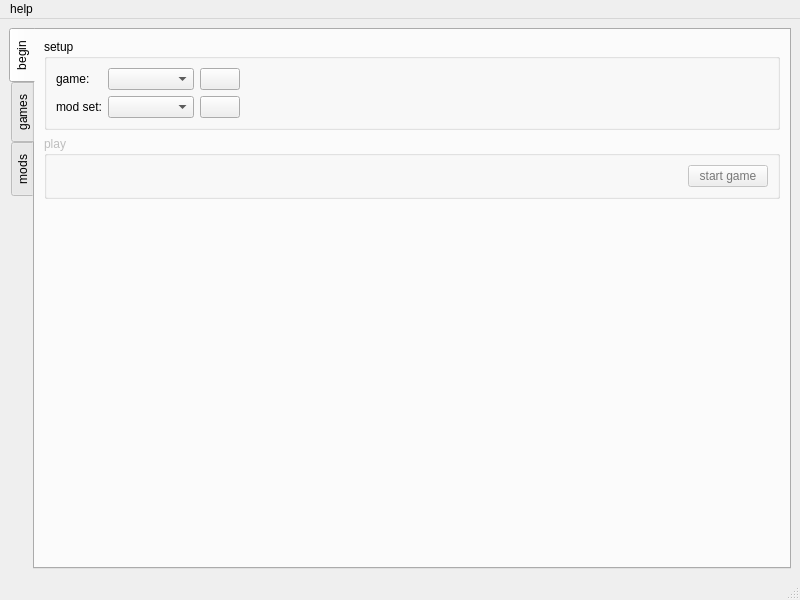
<?xml version="1.0" encoding="UTF-8"?>
<ui version="4.0">
 <class>DoomLauncher</class>
 <widget class="QMainWindow" name="DoomLauncher">
  <property name="geometry">
   <rect>
    <x>0</x>
    <y>0</y>
    <width>800</width>
    <height>600</height>
   </rect>
  </property>
  <property name="windowTitle">
   <string>DoomLauncher</string>
  </property>
  <widget class="QWidget" name="centralwidget">
   <layout class="QGridLayout" name="gridLayout">
    <item row="1" column="0">
     <widget class="VerticalTabWidget" name="tabwidget">
      <property name="layoutDirection">
       <enum>Qt::LeftToRight</enum>
      </property>
      <property name="tabPosition">
       <enum>QTabWidget::West</enum>
      </property>
      <property name="tabShape">
       <enum>QTabWidget::Rounded</enum>
      </property>
      <property name="currentIndex">
       <number>0</number>
      </property>
      <widget class="QWidget" name="tab_2">
       <attribute name="icon">
        <iconset resource="resource.qrc">
         <normaloff>:/icons/rocket-fly.png</normaloff>:/icons/rocket-fly.png</iconset>
       </attribute>
       <attribute name="title">
        <string>begin</string>
       </attribute>
       <layout class="QVBoxLayout" name="verticalLayout_9">
        <item>
         <widget class="QGroupBox" name="groupBox_3">
          <property name="title">
           <string>setup</string>
          </property>
          <layout class="QVBoxLayout" name="verticalLayout_10">
           <item>
            <layout class="QGridLayout" name="gridLayout_2" rowstretch="0,0" columnstretch="0,0,0,0">
             <property name="topMargin">
              <number>0</number>
             </property>
             <item row="0" column="1">
              <widget class="QComboBox" name="cb_launch_game">
               <property name="sizeAdjustPolicy">
                <enum>QComboBox::AdjustToContents</enum>
               </property>
               <property name="placeholderText">
                <string>(no game)</string>
               </property>
              </widget>
             </item>
             <item row="0" column="0">
              <widget class="QLabel" name="label_6">
               <property name="text">
                <string>game:</string>
               </property>
              </widget>
             </item>
             <item row="0" column="2">
              <widget class="QPushButton" name="btn_shortcut_game">
               <property name="text">
                <string/>
               </property>
               <property name="icon">
                <iconset resource="resource.qrc">
                 <normaloff>:/icons/shortcut-small.png</normaloff>:/icons/shortcut-small.png</iconset>
               </property>
               <property name="flat">
                <bool>false</bool>
               </property>
              </widget>
             </item>
             <item row="1" column="3">
              <spacer name="horizontalSpacer_7">
               <property name="orientation">
                <enum>Qt::Horizontal</enum>
               </property>
               <property name="sizeHint" stdset="0">
                <size>
                 <width>40</width>
                 <height>20</height>
                </size>
               </property>
              </spacer>
             </item>
             <item row="1" column="1">
              <widget class="QComboBox" name="cb_launch_modset">
               <property name="currentText">
                <string/>
               </property>
               <property name="sizeAdjustPolicy">
                <enum>QComboBox::AdjustToContents</enum>
               </property>
               <property name="placeholderText">
                <string>(no set)</string>
               </property>
              </widget>
             </item>
             <item row="1" column="2">
              <widget class="QPushButton" name="btn_shortcut_modset">
               <property name="text">
                <string/>
               </property>
               <property name="icon">
                <iconset resource="resource.qrc">
                 <normaloff>:/icons/shortcut-small.png</normaloff>:/icons/shortcut-small.png</iconset>
               </property>
               <property name="flat">
                <bool>false</bool>
               </property>
              </widget>
             </item>
             <item row="1" column="0">
              <widget class="QLabel" name="label_5">
               <property name="text">
                <string>mod set:</string>
               </property>
              </widget>
             </item>
             <item row="0" column="3">
              <spacer name="horizontalSpacer_8">
               <property name="orientation">
                <enum>Qt::Horizontal</enum>
               </property>
               <property name="sizeHint" stdset="0">
                <size>
                 <width>40</width>
                 <height>20</height>
                </size>
               </property>
              </spacer>
             </item>
            </layout>
           </item>
          </layout>
         </widget>
        </item>
        <item>
         <widget class="QGroupBox" name="f_gameplay">
          <property name="enabled">
           <bool>false</bool>
          </property>
          <property name="title">
           <string>play</string>
          </property>
          <layout class="QVBoxLayout" name="verticalLayout_8">
           <item>
            <layout class="QHBoxLayout" name="horizontalLayout_11">
             <property name="topMargin">
              <number>0</number>
             </property>
             <item>
              <spacer name="horizontalSpacer_3">
               <property name="orientation">
                <enum>Qt::Horizontal</enum>
               </property>
               <property name="sizeHint" stdset="0">
                <size>
                 <width>40</width>
                 <height>20</height>
                </size>
               </property>
              </spacer>
             </item>
             <item>
              <widget class="QPushButton" name="btn_startgame">
               <property name="palette">
                <palette>
                 <active>
                  <colorrole role="ButtonText">
                   <brush brushstyle="SolidPattern">
                    <color alpha="255">
                     <red>0</red>
                     <green>0</green>
                     <blue>255</blue>
                    </color>
                   </brush>
                  </colorrole>
                 </active>
                 <inactive>
                  <colorrole role="ButtonText">
                   <brush brushstyle="SolidPattern">
                    <color alpha="255">
                     <red>0</red>
                     <green>0</green>
                     <blue>0</blue>
                    </color>
                   </brush>
                  </colorrole>
                 </inactive>
                 <disabled>
                  <colorrole role="ButtonText">
                   <brush brushstyle="SolidPattern">
                    <color alpha="255">
                     <red>120</red>
                     <green>120</green>
                     <blue>120</blue>
                    </color>
                   </brush>
                  </colorrole>
                 </disabled>
                </palette>
               </property>
               <property name="text">
                <string>start game</string>
               </property>
               <property name="icon">
                <iconset resource="resource.qrc">
                 <normaloff>:/icons/rocket.png</normaloff>:/icons/rocket.png</iconset>
               </property>
              </widget>
             </item>
            </layout>
           </item>
          </layout>
         </widget>
        </item>
        <item>
         <spacer name="verticalSpacer_2">
          <property name="orientation">
           <enum>Qt::Vertical</enum>
          </property>
          <property name="sizeHint" stdset="0">
           <size>
            <width>20</width>
            <height>40</height>
           </size>
          </property>
         </spacer>
        </item>
       </layout>
      </widget>
      <widget class="QWidget" name="tab">
       <attribute name="icon">
        <iconset resource="resource.qrc">
         <normaloff>:/icons/joystick.png</normaloff>:/icons/joystick.png</iconset>
       </attribute>
       <attribute name="title">
        <string>games</string>
       </attribute>
       <layout class="QVBoxLayout" name="verticalLayout">
        <item>
         <layout class="QHBoxLayout" name="horizontalLayout_8">
          <property name="topMargin">
           <number>0</number>
          </property>
          <item>
           <widget class="QComboBox" name="cb_games">
            <property name="sizeAdjustPolicy">
             <enum>QComboBox::AdjustToContents</enum>
            </property>
            <property name="placeholderText">
             <string>(no game)</string>
            </property>
           </widget>
          </item>
          <item>
           <widget class="QPushButton" name="btn_gamerename">
            <property name="enabled">
             <bool>false</bool>
            </property>
            <property name="text">
             <string/>
            </property>
            <property name="icon">
             <iconset resource="resource.qrc">
              <normaloff>:/icons/pencil.png</normaloff>:/icons/pencil.png</iconset>
            </property>
           </widget>
          </item>
          <item>
           <widget class="QPushButton" name="btn_gameadd">
            <property name="palette">
             <palette>
              <active>
               <colorrole role="ButtonText">
                <brush brushstyle="SolidPattern">
                 <color alpha="255">
                  <red>0</red>
                  <green>170</green>
                  <blue>0</blue>
                 </color>
                </brush>
               </colorrole>
              </active>
              <inactive>
               <colorrole role="ButtonText">
                <brush brushstyle="SolidPattern">
                 <color alpha="255">
                  <red>0</red>
                  <green>0</green>
                  <blue>0</blue>
                 </color>
                </brush>
               </colorrole>
              </inactive>
              <disabled>
               <colorrole role="ButtonText">
                <brush brushstyle="SolidPattern">
                 <color alpha="255">
                  <red>0</red>
                  <green>85</green>
                  <blue>0</blue>
                 </color>
                </brush>
               </colorrole>
              </disabled>
             </palette>
            </property>
            <property name="text">
             <string/>
            </property>
            <property name="icon">
             <iconset resource="resource.qrc">
              <normaloff>:/icons/application--plus.png</normaloff>:/icons/application--plus.png</iconset>
            </property>
           </widget>
          </item>
          <item>
           <widget class="QPushButton" name="btn_gameremove">
            <property name="enabled">
             <bool>false</bool>
            </property>
            <property name="palette">
             <palette>
              <active>
               <colorrole role="ButtonText">
                <brush brushstyle="SolidPattern">
                 <color alpha="255">
                  <red>255</red>
                  <green>0</green>
                  <blue>0</blue>
                 </color>
                </brush>
               </colorrole>
              </active>
              <inactive>
               <colorrole role="ButtonText">
                <brush brushstyle="SolidPattern">
                 <color alpha="255">
                  <red>0</red>
                  <green>0</green>
                  <blue>0</blue>
                 </color>
                </brush>
               </colorrole>
              </inactive>
              <disabled>
               <colorrole role="ButtonText">
                <brush brushstyle="SolidPattern">
                 <color alpha="255">
                  <red>120</red>
                  <green>120</green>
                  <blue>120</blue>
                 </color>
                </brush>
               </colorrole>
              </disabled>
             </palette>
            </property>
            <property name="text">
             <string/>
            </property>
            <property name="icon">
             <iconset resource="resource.qrc">
              <normaloff>:/icons/application--minus.png</normaloff>:/icons/application--minus.png</iconset>
            </property>
           </widget>
          </item>
          <item>
           <spacer name="horizontalSpacer_4">
            <property name="orientation">
             <enum>Qt::Horizontal</enum>
            </property>
            <property name="sizeHint" stdset="0">
             <size>
              <width>40</width>
              <height>20</height>
             </size>
            </property>
           </spacer>
          </item>
         </layout>
        </item>
        <item>
         <widget class="QGroupBox" name="f_game">
          <property name="enabled">
           <bool>false</bool>
          </property>
          <property name="title">
           <string>settings</string>
          </property>
          <layout class="QVBoxLayout" name="verticalLayout_11">
           <item>
            <layout class="QHBoxLayout" name="horizontalLayout">
             <item>
              <widget class="QLabel" name="label">
               <property name="text">
                <string>executable:</string>
               </property>
              </widget>
             </item>
             <item>
              <widget class="QPushButton" name="le_execbrowse">
               <property name="text">
                <string>browse...</string>
               </property>
               <property name="icon">
                <iconset resource="resource.qrc">
                 <normaloff>:/icons/application-search-result.png</normaloff>:/icons/application-search-result.png</iconset>
               </property>
              </widget>
             </item>
             <item>
              <widget class="QLineEdit" name="le_execpath"/>
             </item>
            </layout>
           </item>
           <item>
            <layout class="QHBoxLayout" name="horizontalLayout_9">
             <property name="topMargin">
              <number>0</number>
             </property>
             <item>
              <widget class="QLabel" name="label_2">
               <property name="text">
                <string>source port:</string>
               </property>
              </widget>
             </item>
             <item>
              <widget class="QComboBox" name="cb_gamesourceport">
               <item>
                <property name="text">
                 <string>GZDoom</string>
                </property>
               </item>
               <item>
                <property name="text">
                 <string>ZDoom</string>
                </property>
               </item>
               <item>
                <property name="text">
                 <string>Zandronum</string>
                </property>
               </item>
              </widget>
             </item>
             <item>
              <spacer name="horizontalSpacer_5">
               <property name="orientation">
                <enum>Qt::Horizontal</enum>
               </property>
               <property name="sizeHint" stdset="0">
                <size>
                 <width>40</width>
                 <height>20</height>
                </size>
               </property>
              </spacer>
             </item>
            </layout>
           </item>
           <item>
            <widget class="Line" name="line">
             <property name="orientation">
              <enum>Qt::Horizontal</enum>
             </property>
            </widget>
           </item>
           <item>
            <layout class="QHBoxLayout" name="horizontalLayout_10" stretch="0,1">
             <property name="topMargin">
              <number>0</number>
             </property>
             <item>
              <widget class="QLabel" name="label_7">
               <property name="text">
                <string/>
               </property>
               <property name="pixmap">
                <pixmap>:/icons/terminal-medium.png</pixmap>
               </property>
              </widget>
             </item>
             <item>
              <widget class="QLabel" name="label_3">
               <property name="text">
                <string>additional command line arguments:</string>
               </property>
              </widget>
             </item>
            </layout>
           </item>
           <item>
            <layout class="QHBoxLayout" name="horizontalLayout_12">
             <property name="topMargin">
              <number>0</number>
             </property>
             <item>
              <widget class="QPlainTextEdit" name="pte_additionalargs"/>
             </item>
             <item>
              <layout class="QVBoxLayout" name="verticalLayout_12">
               <property name="leftMargin">
                <number>0</number>
               </property>
               <item>
                <widget class="QLabel" name="label_8">
                 <property name="text">
                  <string>quick add:</string>
                 </property>
                 <property name="alignment">
                  <set>Qt::AlignCenter</set>
                 </property>
                </widget>
               </item>
               <item>
                <widget class="QPushButton" name="btn_quickadd_cheats">
                 <property name="text">
                  <string>cheats</string>
                 </property>
                </widget>
               </item>
               <item>
                <widget class="QPushButton" name="btn_quickadd_fastmon">
                 <property name="text">
                  <string>fast monsters</string>
                 </property>
                </widget>
               </item>
               <item>
                <widget class="QPushButton" name="btn_quickadd_nomo">
                 <property name="text">
                  <string>no monsters</string>
                 </property>
                </widget>
               </item>
               <item>
                <spacer name="verticalSpacer_3">
                 <property name="orientation">
                  <enum>Qt::Vertical</enum>
                 </property>
                 <property name="sizeHint" stdset="0">
                  <size>
                   <width>20</width>
                   <height>40</height>
                  </size>
                 </property>
                </spacer>
               </item>
              </layout>
             </item>
            </layout>
           </item>
          </layout>
         </widget>
        </item>
       </layout>
      </widget>
      <widget class="QWidget" name="tab_3">
       <attribute name="icon">
        <iconset resource="resource.qrc">
         <normaloff>:/icons/hammer.png</normaloff>:/icons/hammer.png</iconset>
       </attribute>
       <attribute name="title">
        <string>mods</string>
       </attribute>
       <layout class="QVBoxLayout" name="verticalLayout_2" stretch="1,3">
        <item>
         <widget class="QGroupBox" name="groupBox">
          <property name="title">
           <string>folders</string>
          </property>
          <layout class="QVBoxLayout" name="verticalLayout_5">
           <item>
            <layout class="QHBoxLayout" name="horizontalLayout_2">
             <property name="topMargin">
              <number>0</number>
             </property>
             <item>
              <layout class="QVBoxLayout" name="verticalLayout_4">
               <property name="leftMargin">
                <number>0</number>
               </property>
               <item>
                <widget class="QPushButton" name="btn_browsemodfolder">
                 <property name="text">
                  <string>browse new...</string>
                 </property>
                 <property name="icon">
                  <iconset resource="resource.qrc">
                   <normaloff>:/icons/folder--plus.png</normaloff>:/icons/folder--plus.png</iconset>
                 </property>
                </widget>
               </item>
               <item>
                <spacer name="verticalSpacer">
                 <property name="orientation">
                  <enum>Qt::Vertical</enum>
                 </property>
                 <property name="sizeHint" stdset="0">
                  <size>
                   <width>20</width>
                   <height>40</height>
                  </size>
                 </property>
                </spacer>
               </item>
              </layout>
             </item>
             <item>
              <layout class="QVBoxLayout" name="verticalLayout_3">
               <property name="leftMargin">
                <number>0</number>
               </property>
               <item>
                <widget class="QListWidget" name="lw_modfolders"/>
               </item>
               <item>
                <layout class="QHBoxLayout" name="horizontalLayout_3">
                 <property name="topMargin">
                  <number>0</number>
                 </property>
                 <item>
                  <spacer name="horizontalSpacer">
                   <property name="orientation">
                    <enum>Qt::Horizontal</enum>
                   </property>
                   <property name="sizeHint" stdset="0">
                    <size>
                     <width>40</width>
                     <height>20</height>
                    </size>
                   </property>
                  </spacer>
                 </item>
                 <item>
                  <widget class="QPushButton" name="btn_modfolder_remove">
                   <property name="enabled">
                    <bool>false</bool>
                   </property>
                   <property name="palette">
                    <palette>
                     <active>
                      <colorrole role="ButtonText">
                       <brush brushstyle="SolidPattern">
                        <color alpha="255">
                         <red>255</red>
                         <green>0</green>
                         <blue>0</blue>
                        </color>
                       </brush>
                      </colorrole>
                     </active>
                     <inactive>
                      <colorrole role="ButtonText">
                       <brush brushstyle="SolidPattern">
                        <color alpha="255">
                         <red>0</red>
                         <green>0</green>
                         <blue>0</blue>
                        </color>
                       </brush>
                      </colorrole>
                     </inactive>
                     <disabled>
                      <colorrole role="ButtonText">
                       <brush brushstyle="SolidPattern">
                        <color alpha="255">
                         <red>120</red>
                         <green>120</green>
                         <blue>120</blue>
                        </color>
                       </brush>
                      </colorrole>
                     </disabled>
                    </palette>
                   </property>
                   <property name="text">
                    <string/>
                   </property>
                   <property name="icon">
                    <iconset resource="resource.qrc">
                     <normaloff>:/icons/folder--minus.png</normaloff>:/icons/folder--minus.png</iconset>
                   </property>
                   <property name="flat">
                    <bool>false</bool>
                   </property>
                  </widget>
                 </item>
                </layout>
               </item>
              </layout>
             </item>
            </layout>
           </item>
          </layout>
         </widget>
        </item>
        <item>
         <widget class="QGroupBox" name="groupBox_2">
          <property name="title">
           <string>sets</string>
          </property>
          <layout class="QVBoxLayout" name="verticalLayout_7">
           <item>
            <layout class="QHBoxLayout" name="horizontalLayout_5" stretch="0,0,0,0,0,4">
             <property name="leftMargin">
              <number>0</number>
             </property>
             <item>
              <widget class="QLabel" name="label_4">
               <property name="text">
                <string/>
               </property>
               <property name="pixmap">
                <pixmap resource="resource.qrc">:/icons/block.png</pixmap>
               </property>
              </widget>
             </item>
             <item>
              <widget class="QComboBox" name="cb_sets">
               <property name="sizePolicy">
                <sizepolicy hsizetype="Preferred" vsizetype="Fixed">
                 <horstretch>0</horstretch>
                 <verstretch>0</verstretch>
                </sizepolicy>
               </property>
               <property name="sizeAdjustPolicy">
                <enum>QComboBox::AdjustToContents</enum>
               </property>
               <property name="placeholderText">
                <string>(no set)</string>
               </property>
              </widget>
             </item>
             <item>
              <widget class="QPushButton" name="btn_setrename">
               <property name="enabled">
                <bool>false</bool>
               </property>
               <property name="text">
                <string/>
               </property>
               <property name="icon">
                <iconset resource="resource.qrc">
                 <normaloff>:/icons/pencil.png</normaloff>:/icons/pencil.png</iconset>
               </property>
              </widget>
             </item>
             <item>
              <widget class="QPushButton" name="btn_setadd">
               <property name="palette">
                <palette>
                 <active>
                  <colorrole role="ButtonText">
                   <brush brushstyle="SolidPattern">
                    <color alpha="255">
                     <red>0</red>
                     <green>255</green>
                     <blue>0</blue>
                    </color>
                   </brush>
                  </colorrole>
                 </active>
                 <inactive>
                  <colorrole role="ButtonText">
                   <brush brushstyle="SolidPattern">
                    <color alpha="255">
                     <red>0</red>
                     <green>0</green>
                     <blue>0</blue>
                    </color>
                   </brush>
                  </colorrole>
                 </inactive>
                 <disabled>
                  <colorrole role="ButtonText">
                   <brush brushstyle="SolidPattern">
                    <color alpha="255">
                     <red>120</red>
                     <green>120</green>
                     <blue>120</blue>
                    </color>
                   </brush>
                  </colorrole>
                 </disabled>
                </palette>
               </property>
               <property name="text">
                <string/>
               </property>
               <property name="icon">
                <iconset resource="resource.qrc">
                 <normaloff>:/icons/block--plus.png</normaloff>:/icons/block--plus.png</iconset>
               </property>
              </widget>
             </item>
             <item>
              <widget class="QPushButton" name="btn_setremove">
               <property name="enabled">
                <bool>false</bool>
               </property>
               <property name="palette">
                <palette>
                 <active>
                  <colorrole role="ButtonText">
                   <brush brushstyle="SolidPattern">
                    <color alpha="255">
                     <red>255</red>
                     <green>0</green>
                     <blue>0</blue>
                    </color>
                   </brush>
                  </colorrole>
                 </active>
                 <inactive>
                  <colorrole role="ButtonText">
                   <brush brushstyle="SolidPattern">
                    <color alpha="255">
                     <red>0</red>
                     <green>0</green>
                     <blue>0</blue>
                    </color>
                   </brush>
                  </colorrole>
                 </inactive>
                 <disabled>
                  <colorrole role="ButtonText">
                   <brush brushstyle="SolidPattern">
                    <color alpha="255">
                     <red>120</red>
                     <green>120</green>
                     <blue>120</blue>
                    </color>
                   </brush>
                  </colorrole>
                 </disabled>
                </palette>
               </property>
               <property name="text">
                <string/>
               </property>
               <property name="icon">
                <iconset resource="resource.qrc">
                 <normaloff>:/icons/block--minus.png</normaloff>:/icons/block--minus.png</iconset>
               </property>
              </widget>
             </item>
             <item>
              <spacer name="horizontalSpacer_2">
               <property name="orientation">
                <enum>Qt::Horizontal</enum>
               </property>
               <property name="sizeHint" stdset="0">
                <size>
                 <width>40</width>
                 <height>20</height>
                </size>
               </property>
              </spacer>
             </item>
            </layout>
           </item>
           <item>
            <widget class="QFrame" name="f_setedit">
             <property name="enabled">
              <bool>false</bool>
             </property>
             <property name="frameShape">
              <enum>QFrame::StyledPanel</enum>
             </property>
             <property name="frameShadow">
              <enum>QFrame::Sunken</enum>
             </property>
             <layout class="QHBoxLayout" name="horizontalLayout_6">
              <item>
               <layout class="QHBoxLayout" name="horizontalLayout_4">
                <property name="topMargin">
                 <number>0</number>
                </property>
                <item>
                 <widget class="QTreeWidget" name="tv_mods">
                  <property name="frameShadow">
                   <enum>QFrame::Sunken</enum>
                  </property>
                  <property name="selectionMode">
                   <enum>QAbstractItemView::MultiSelection</enum>
                  </property>
                  <property name="selectionBehavior">
                   <enum>QAbstractItemView::SelectRows</enum>
                  </property>
                  <attribute name="headerVisible">
                   <bool>false</bool>
                  </attribute>
                  <column>
                   <property name="text">
                    <string>1</string>
                   </property>
                  </column>
                 </widget>
                </item>
                <item>
                 <widget class="QPushButton" name="btn_addwad">
                  <property name="palette">
                   <palette>
                    <active>
                     <colorrole role="ButtonText">
                      <brush brushstyle="SolidPattern">
                       <color alpha="255">
                        <red>0</red>
                        <green>0</green>
                        <blue>255</blue>
                       </color>
                      </brush>
                     </colorrole>
                    </active>
                    <inactive>
                     <colorrole role="ButtonText">
                      <brush brushstyle="SolidPattern">
                       <color alpha="255">
                        <red>0</red>
                        <green>0</green>
                        <blue>0</blue>
                       </color>
                      </brush>
                     </colorrole>
                    </inactive>
                    <disabled>
                     <colorrole role="ButtonText">
                      <brush brushstyle="SolidPattern">
                       <color alpha="255">
                        <red>120</red>
                        <green>120</green>
                        <blue>120</blue>
                       </color>
                      </brush>
                     </colorrole>
                    </disabled>
                   </palette>
                  </property>
                  <property name="text">
                   <string> update
selection</string>
                  </property>
                  <property name="icon">
                   <iconset resource="resource.qrc">
                    <normaloff>:/icons/arrow.png</normaloff>:/icons/arrow.png</iconset>
                  </property>
                  <property name="flat">
                   <bool>false</bool>
                  </property>
                 </widget>
                </item>
                <item>
                 <layout class="QVBoxLayout" name="verticalLayout_6">
                  <property name="leftMargin">
                   <number>0</number>
                  </property>
                  <item>
                   <widget class="QListWidget" name="lw_setmods"/>
                  </item>
                  <item>
                   <layout class="QHBoxLayout" name="horizontalLayout_7">
                    <property name="topMargin">
                     <number>0</number>
                    </property>
                    <item>
                     <spacer name="spacer_modcontrol">
                      <property name="orientation">
                       <enum>Qt::Horizontal</enum>
                      </property>
                      <property name="sizeHint" stdset="0">
                       <size>
                        <width>40</width>
                        <height>20</height>
                       </size>
                      </property>
                     </spacer>
                    </item>
                    <item>
                     <widget class="QPushButton" name="btn_setmodup">
                      <property name="text">
                       <string/>
                      </property>
                      <property name="icon">
                       <iconset resource="resource.qrc">
                        <normaloff>:/icons/arrow-090.png</normaloff>:/icons/arrow-090.png</iconset>
                      </property>
                     </widget>
                    </item>
                    <item>
                     <widget class="QPushButton" name="btn_setmoddown">
                      <property name="text">
                       <string/>
                      </property>
                      <property name="icon">
                       <iconset resource="resource.qrc">
                        <normaloff>:/icons/arrow-270.png</normaloff>:/icons/arrow-270.png</iconset>
                      </property>
                     </widget>
                    </item>
                   </layout>
                  </item>
                 </layout>
                </item>
               </layout>
              </item>
             </layout>
            </widget>
           </item>
          </layout>
         </widget>
        </item>
       </layout>
      </widget>
     </widget>
    </item>
   </layout>
  </widget>
  <widget class="QMenuBar" name="menubar">
   <property name="geometry">
    <rect>
     <x>0</x>
     <y>0</y>
     <width>800</width>
     <height>22</height>
    </rect>
   </property>
   <widget class="QMenu" name="menuhelp">
    <property name="title">
     <string>help</string>
    </property>
    <addaction name="actionabout_Qt"/>
    <addaction name="actionabout_program"/>
   </widget>
   <addaction name="menuhelp"/>
  </widget>
  <widget class="QStatusBar" name="statusbar"/>
  <action name="actionabout_Qt">
   <property name="text">
    <string>about Qt</string>
   </property>
  </action>
  <action name="actionabout_program">
   <property name="text">
    <string>about program</string>
   </property>
  </action>
 </widget>
 <customwidgets>
  <customwidget>
   <class>VerticalTabWidget</class>
   <extends>QTabWidget</extends>
   <header>verticaltab.h</header>
   <container>1</container>
  </customwidget>
 </customwidgets>
 <resources>
  <include location="resource.qrc"/>
 </resources>
 <connections>
  <connection>
   <sender>btn_browsemodfolder</sender>
   <signal>clicked()</signal>
   <receiver>DoomLauncher</receiver>
   <slot>button_browsemodfolder()</slot>
   <hints>
    <hint type="sourcelabel">
     <x>88</x>
     <y>104</y>
    </hint>
    <hint type="destinationlabel">
     <x>399</x>
     <y>299</y>
    </hint>
   </hints>
  </connection>
  <connection>
   <sender>le_execbrowse</sender>
   <signal>clicked()</signal>
   <receiver>DoomLauncher</receiver>
   <slot>button_execbrowse()</slot>
   <hints>
    <hint type="sourcelabel">
     <x>113</x>
     <y>299</y>
    </hint>
    <hint type="destinationlabel">
     <x>399</x>
     <y>299</y>
    </hint>
   </hints>
  </connection>
  <connection>
   <sender>btn_setadd</sender>
   <signal>clicked()</signal>
   <receiver>DoomLauncher</receiver>
   <slot>button_setadd()</slot>
   <hints>
    <hint type="sourcelabel">
     <x>255</x>
     <y>271</y>
    </hint>
    <hint type="destinationlabel">
     <x>399</x>
     <y>299</y>
    </hint>
   </hints>
  </connection>
  <connection>
   <sender>cb_sets</sender>
   <signal>currentIndexChanged(int)</signal>
   <receiver>DoomLauncher</receiver>
   <slot>combobox_setchanged(int)</slot>
   <hints>
    <hint type="sourcelabel">
     <x>96</x>
     <y>271</y>
    </hint>
    <hint type="destinationlabel">
     <x>399</x>
     <y>299</y>
    </hint>
   </hints>
  </connection>
  <connection>
   <sender>cb_games</sender>
   <signal>currentIndexChanged(int)</signal>
   <receiver>DoomLauncher</receiver>
   <slot>combobox_gamechanged(int)</slot>
   <hints>
    <hint type="sourcelabel">
     <x>55</x>
     <y>77</y>
    </hint>
    <hint type="destinationlabel">
     <x>399</x>
     <y>299</y>
    </hint>
   </hints>
  </connection>
  <connection>
   <sender>btn_addwad</sender>
   <signal>clicked()</signal>
   <receiver>DoomLauncher</receiver>
   <slot>button_addwad()</slot>
   <hints>
    <hint type="sourcelabel">
     <x>399</x>
     <y>409</y>
    </hint>
    <hint type="destinationlabel">
     <x>399</x>
     <y>299</y>
    </hint>
   </hints>
  </connection>
 </connections>
 <slots>
  <slot>button_execbrowse()</slot>
  <slot>button_browsemodfolder()</slot>
  <slot>button_setadd()</slot>
  <slot>combobox_setchanged(int)</slot>
  <slot>combobox_gamechanged(int)</slot>
  <slot>button_addwad()</slot>
 </slots>
</ui>
